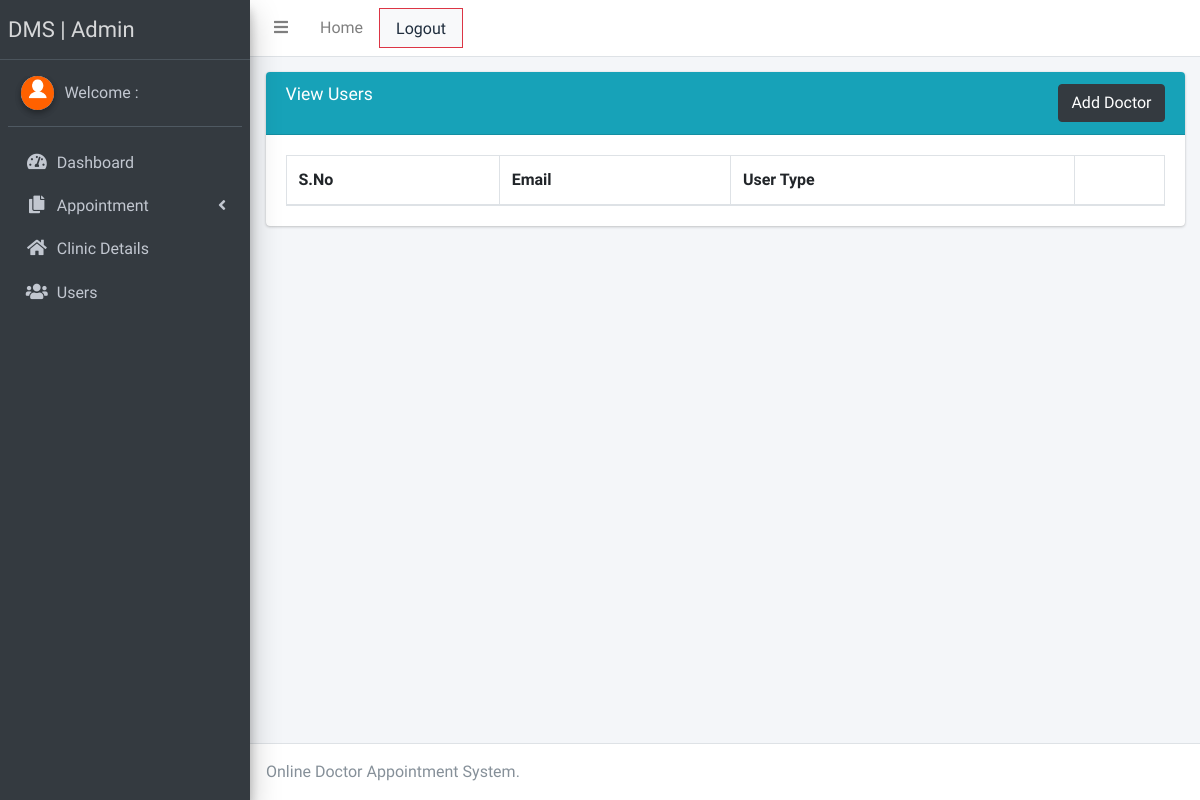
Before: /admin/view_user.php with the older database file.
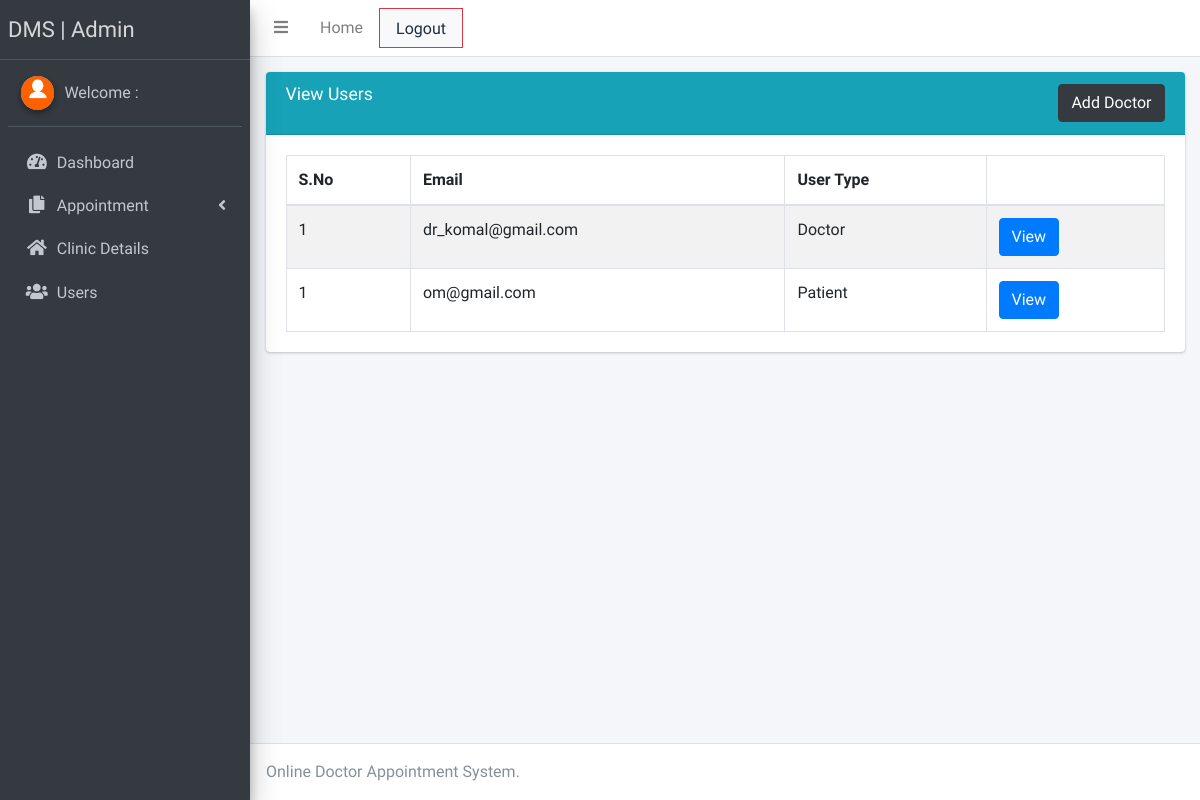
After: the same page with the newer database file.
### tables this page shows
CREATE TABLE `user` (
  `user_id` int(11) NOT NULL,
  `user_email` varchar(200) NOT NULL,
  `user_password` varchar(200) NOT NULL,
  `pass_change_status` tinyint(1) NOT NULL DEFAULT 0,
  `user_type` enum('Doctor','Patient','Admin','') NOT NULL,
  `user_name` varchar(300) DEFAULT NULL,
  `phone` varchar(13) DEFAULT NULL,
  `address` varchar(300) DEFAULT NULL,
  `photo` text DEFAULT NULL,
  `user_status` tinyint(1) NOT NULL DEFAULT 1,
  `created_at` timestamp NOT NULL DEFAULT current_timestamp(),
  `updated_at` timestamp NOT NULL DEFAULT current_timestamp()
);

### admin/view_user.php (the view, shortened to what this page needs)
<?php include_once('./header.php');?>
<?php include_once('./sidebar.php');?>
  <div class="content-wrapper">
    <div class="content-header">
      <div class="container-fluid">
        <div class="row mb-2">
        <div class="col-12">
        <div class="card">
          <div class="card-header bg-info">
            <h3 class="card-title h2">View Users</h3>
            <a href="./addDoctor.php" class="btn btn-dark float-right" >Add Doctor</a>
          </div>
          <div class="card-body">
            <table id="example1" class="table table-bordered table-striped">
              <thead>
              <tr>
                <th>S.No</th>
                <th>Email</th>
                <th>User Type</th>
                <th></th>
              </tr>
              </thead>
               <tbody>
                    <?php
                        $qry="select * from user where user_type !='admin'";
                        $exc=mysqli_query($con,$qry);
                        $i=1;
                        while($row=mysqli_fetch_array($exc)){
                            ?>
                            <tr>
                                <td><?php echo $i ?></td>
                                <td><?php echo $row['user_email'] ?></td>
                                <td><?php echo $row['user_type'] ?></td>
                                 <td><a href="" class="btn btn-primary">View</a></td>
                            </tr>
                            <?php
                        }
                    ?>
               </tbody>
            </table>
          </div>
        </div>
      </div>
      </div>
    </div>
      </div>
  </div>
  <?php include_once('./footer.php');?>

### admin/header.php (shortened to what this page needs)
<!DOCTYPE html>
<html>
<head>
  <link rel="stylesheet" href="plugins/fontawesome-free/css/all.min.css">
  <link rel="stylesheet" href="https://code.ionicframework.com/ionicons/2.0.1/css/ionicons.min.css">
  <link rel="stylesheet" href="plugins/tempusdominus-bootstrap-4/css/tempusdominus-bootstrap-4.min.css">
  <link rel="stylesheet" href="plugins/icheck-bootstrap/icheck-bootstrap.min.css">
  <link rel="stylesheet" href="plugins/jqvmap/jqvmap.min.css">
  <link rel="stylesheet" href="dist/css/adminlte.min.css">
  <link rel="stylesheet" href="plugins/overlayScrollbars/css/OverlayScrollbars.min.css">
  <link rel="stylesheet" href="plugins/daterangepicker/daterangepicker.css">
  <link rel="stylesheet" href="plugins/summernote/summernote-bs4.css">
</head>
<body class="hold-transition sidebar-mini layout-fixed">
  <nav class="main-header navbar navbar-expand navbar-white navbar-light">
    <ul class="navbar-nav">
      <li class="nav-item">
        <a class="nav-link" data-widget="pushmenu" href="#"><i class="fas fa-bars"></i></a>
      </li>
      <li class="nav-item d-none d-sm-inline-block">
        <a href="dashboard.php" class="nav-link">Home</a>
      </li>
      <li class="nav-item d-none d-sm-inline-block">
        <a href="logout.php" class="nav-link text-danger border border-danger bg-light">Logout</a>
      </li>
    </ul>
  </nav>
<div class="wrapper">

### admin/sidebar.php (shortened to what this page needs)
<aside class="main-sidebar sidebar-dark-primary elevation-4">
  <a href="dashboard.php" class="brand-link" style="font-weight:bold; font-size:22px;">
    <span class="brand-text font-weight-light">DMS | Admin</span>
  </a>
  <div class="sidebar">
    <div class="user-panel mt-3 pb-3 mb-3 d-flex">
      <div class="image">
        <img src="dist/img/download.png" class="img-circle elevation-2" alt="User Image">
      </div>
      <div class="info">
        <a href="admin-profile.php" class="d-block">Welcome : </a>
      </div>
    </div>
    <nav class="mt-2">
      <ul class="nav nav-pills nav-sidebar flex-column" data-widget="treeview" role="menu" data-accordion="false">
        <li class="nav-item">
          <a href="./dashboard.php" class="nav-link">
            <i class="nav-icon fas fa-tachometer-alt"></i>
            <p>
              Dashboard
             </p>
          </a>
        </li>
        <li class="nav-item has-treeview">
          <a href="#" class="nav-link">
            <i class="nav-icon fas fa-copy"></i>
            <p>
              Appointment
              <i class="right fas fa-angle-left"></i>
            </p>
          </a>
        </li>
        <li class="nav-item">
          <a href="clinic_details.php" class="nav-link">
            <i class="nav-icon fas fa-home"></i>
            <p>
              Clinic Details
             </p>
          </a>
        </li>
        <li class="nav-item">
          <a href="view_user.php" class="nav-link">
            <i class="nav-icon fas fa-users"></i>
            <p>
              Users
             </p>
          </a>
        </li>
      </ul>
    </nav>
  </div>
</aside>

### admin/footer.php (shortened to what this page needs)
<footer class="main-footer">
    Online Doctor Appointment System.
  </footer>
</div>
</body>
</html>

Changed rows visible on the page:
added user: user_email "dr_komal@gmail.com", user_type "Doctor"
added user: user_email "om@gmail.com", user_type "Patient"
